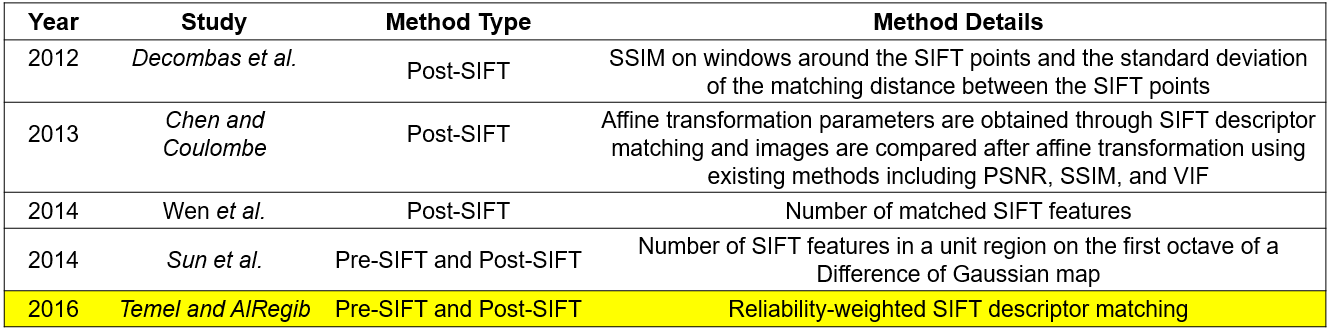
%> input picture Images/sift_lit.PNG, 1331 x 332 px
$ octave --eval "result = SR(imread('../Images/sift_lit.PNG'));"   (GNU Octave 9; MATLAB toolbox functions it lacks are replaced by stand-ins)
%> lines starting %> are read from the running program, lines starting %| are printed output that depends on the picture
function [ saliencyMap1,saliencyMap2 ] = SR( image )
        scale = 0.25; %fixed
        aveKernelSize = 3; %fixed
        gauSigma = 3.8; %fixed
        gauSize = 10; %fixed
        inImg = imresize(image, scale);

        %%%% Spectral Residual
        myFFT = fft2(inImg);
        myLogAmplitude = log(abs(myFFT));
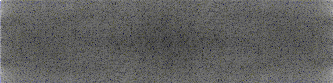
%> myLogAmplitude: size 83x333x3 double; mean R, G, B 7.96, 7.96, 7.9; drawn with min black and max white
        myPhase = angle(myFFT);
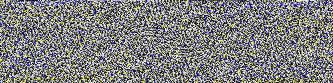
%> myPhase: size 83x333x3 double; mean R, G, B 1.8e-17, 1.8e-17, -1.28e-17; drawn with min black and max white

        myLF=imfilter(myLogAmplitude, fspecial('average', aveKernelSize), 'replicate');
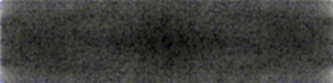
%> myLF: size 83x333x3 double; mean R, G, B 7.96, 7.96, 7.9; mean of the top-left, top-right, bottom-left and bottom-right quarters 7.99, 7.94, 7.92, 7.92; drawn with min black and max white

        mySpectralResidual = myLogAmplitude - myLF;
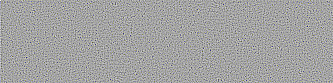
%> mySpectralResidual: size 83x333x3 double; mean R, G, B 4.36e-16, 4.36e-16, 4.26e-16; drawn with min black and max white

        saliencyMap1 = abs(ifft2(exp(mySpectralResidual + 1i*myPhase))).^2;
        saliencyMap2 = abs(ifft2(exp(myLF + 1i*myPhase))).^2;
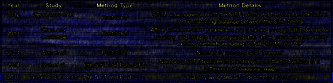
%> saliencyMap2: size 83x333x3 double; mean R, G, B 1394.6, 1394.6, 3265.3; drawn with min black and max white

        %%%% After Effect
        saliencyMap1 = mat2gray(imfilter(saliencyMap1, fspecial('gaussian', [gauSize, gauSize], gauSigma)));
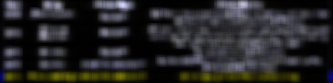
%> saliencyMap1: size 83x333x3 double; mean R, G, B 0.159, 0.159, 0.16
        saliencyMap1 = imresize(saliencyMap1,[size(image,1) size(image,2)]);
%> saliencyMap1: size 332x1331x3 double

        saliencyMap2 = mat2gray(imfilter(saliencyMap2, fspecial('gaussian', [gauSize, gauSize], gauSigma)));
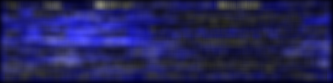
%> saliencyMap2: size 83x333x3 double; mean R, G, B 0.142, 0.142, 0.358
        saliencyMap2 = imresize(saliencyMap2,[size(image,1) size(image,2)]);
%> saliencyMap2: size 332x1331x3 double

end
